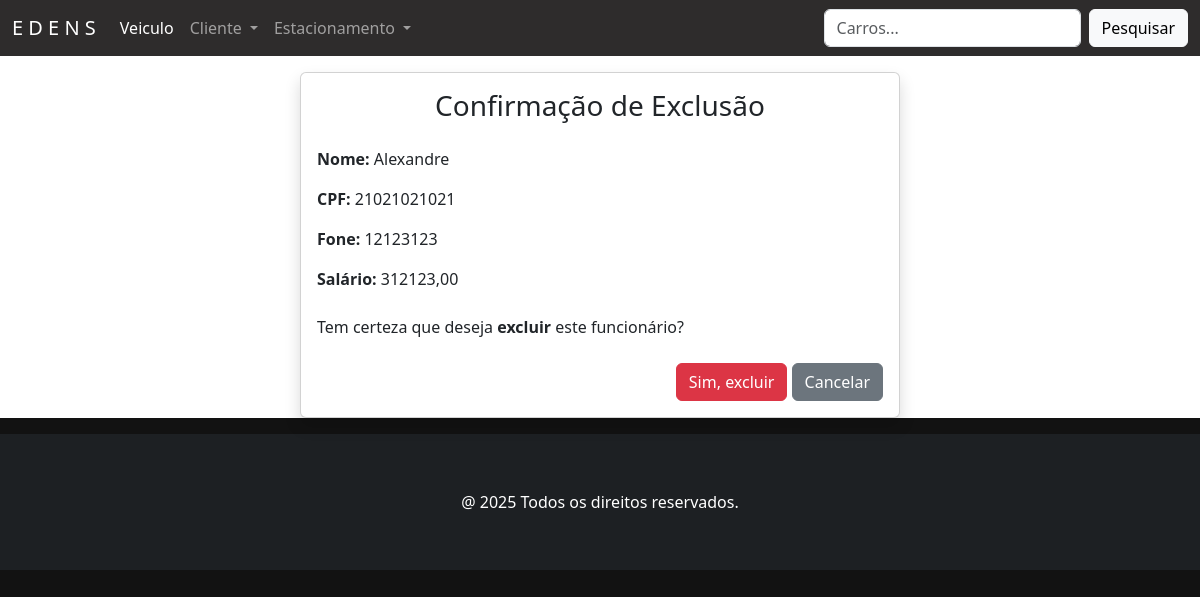
Page /funcionario/2/apagar/ on the committed database.
### funcionarios/models.py (models this page shows, shortened)
class Funcionario(models.Model):
    idFuncionario = models.AutoField(primary_key=True, verbose_name='ID Estadia')
    nome = models.CharField('Nome', max_length=50, help_text='Nome completo')
    cpf = models.CharField('CPF', max_length=11, help_text='CPF completo', unique=True)
    fone = models.CharField('Fone', max_length=11, help_text='Número de telefone', unique=True)
    cargo = models.CharField('Cargo', max_length=20, choices=CARGO_CHOICES)
    salario = models.DecimalField('Salário', max_digits=10, decimal_places=2, help_text='Salário do funcionário')
    foto = StdImageField(upload_to='media/', variations={'thumb': {'width': 150, 'height': 150, 'crop': True}}, blank=True, null=True, verbose_name="Foto")
    class Meta:
        verbose_name = 'Funcionário'
        verbose_name_plural = 'Funcionários'

### funcionarios/views.py (the view)
# urls.py: path('funcionario/<int:pk>/apagar/', FuncionarioDeleteView.as_view(), name='funcionario_apagar'),
class FuncionarioDeleteView(DeleteView):
    model = Funcionario
    template_name = 'funcionario_apagar.html'
    success_url = reverse_lazy('funcionarios')

### funcionarios/templates/funcionario_apagar.html (shortened to what this page needs)
{% extends 'principal.html' %}
{% load django_bootstrap5 %}
{% block content %}
<div class="card shadow m-3 col-md-6 mx-auto">
    <div class="card-body">
        <h3 class="text-center mb-4">Confirmação de Exclusão</h3>
        <p><strong>Nome:</strong> {{ object.nome }}</p>
        <p><strong>CPF:</strong> {{ object.cpf }}</p>
        <p><strong>Fone:</strong> {{ object.fone }}</p>
        <p><strong>Salário:</strong> {{ object.salario }}</p>
        <p class="mt-4">Tem certeza que deseja <strong>excluir</strong> este funcionário?</p>
        <form method="POST">
            <div class="text-end mt-4">
                {% bootstrap_button button_type="submit" content="Sim, excluir" button_class="btn-danger" %}
                <a href="{% url 'funcionarios' %}" class="btn btn-secondary text-white">Cancelar</a>
            </div>
        </form>
    </div>
</div>
{% endblock %}

### static/css/estilos.css (style rules this page uses)
body:not(.navbar-custom) { background-color: #121212; }

### rows in the picture
Funcionario: nome "Alexandre", cpf "21021021021", fone "12123123", salario "312123,00"
